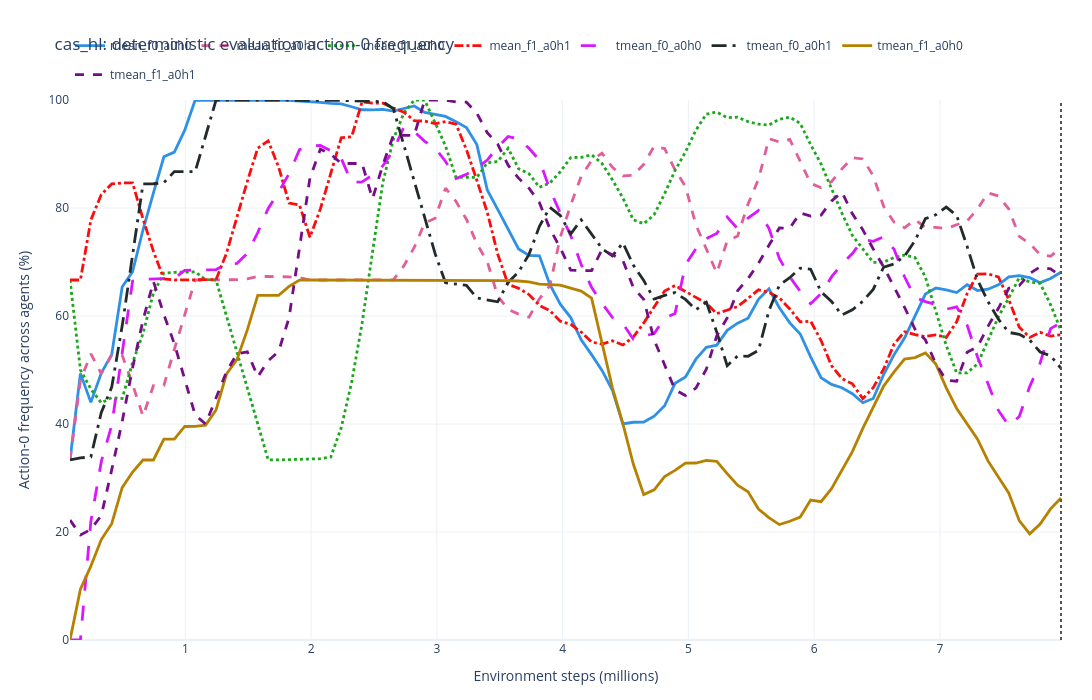

Notebook source saved alongside this figure:
### Markdown cell above
## Behavioural diagnostic: action-0 frequency

Because one screened factor changes how action 0 is scored, its deterministic evaluation frequency is plotted directly. The value is the mean fraction across the three agents at each evaluation.

### Code cell
action0_history = history_df[history_df["metric"].isin(TEST_ACTION0_METRICS)].copy()
if action0_history.empty:
    print("No test action-0 metrics were logged.")
else:
    action0_curves = (
        action0_history.groupby(["run_name", "step"], as_index=False)["value"].mean()
        .rename(columns={"value": "action0_fraction"})
        .merge(analysis_catalog, on="run_name", how="inner")
    )
    action0_curves["action0_pct"] = 100 * action0_curves["action0_fraction"]
    action0_figure = sc.plot_survival_comparison(
        action0_curves, group_by="variant", label_by="variant",
        value_col="action0_pct", smooth=SMOOTH_WINDOW, uncertainty=uncertainty,
        show_members=show_uncertainty, colors=variant_colors,
        budget_step=comparison_budget, y_range=[0, 100],
        y_title="Action-0 frequency across agents (%)",
        title="cas_hl: deterministic evaluation action-0 frequency",
        width=1450, height=700,
    )
    action0_figure.show()
